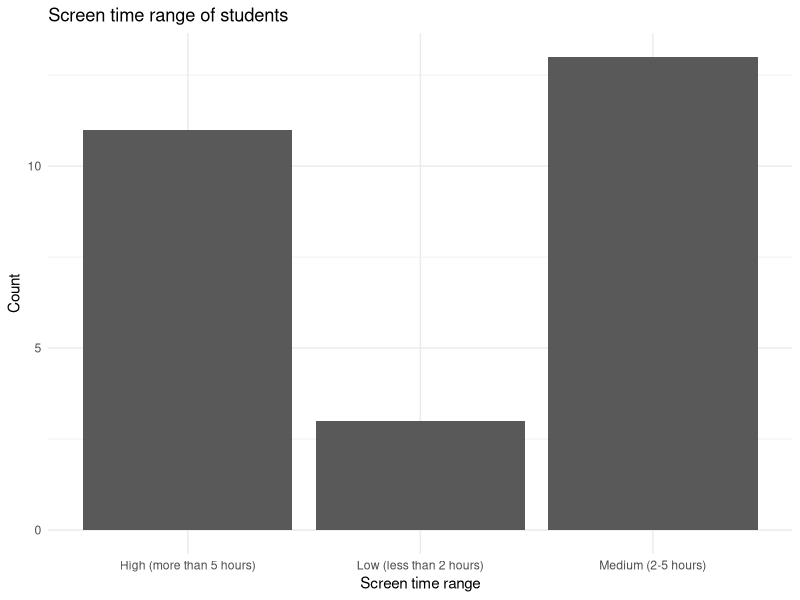
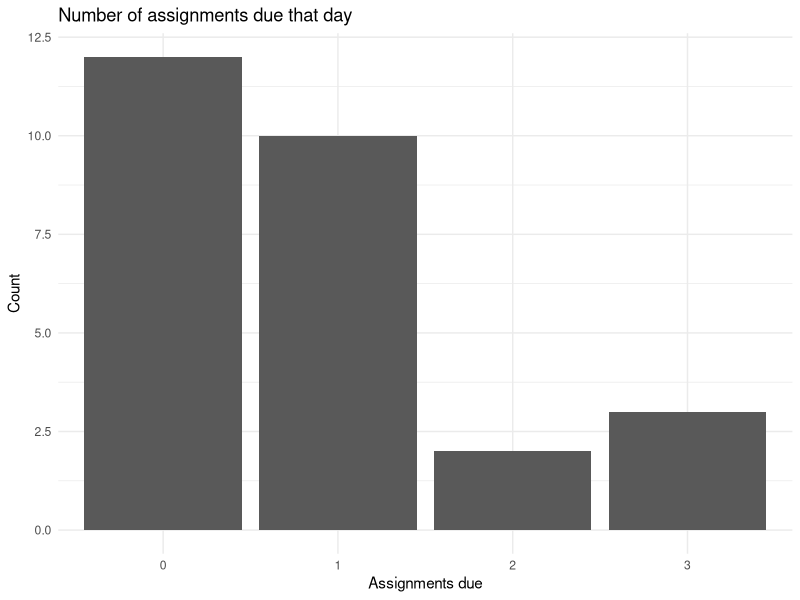

These figures' R source, in order:
## ---- chunk 1
knitr::opts_chunk$set(echo=FALSE, message=FALSE, warning=FALSE, error=FALSE)
library(tidyverse)
## ---- chunk 2
logged_data <- read_csv("STATS 220 Form (Responses) - Form responses 1.csv")

latest_data <- logged_data %>%
  rename(
    hours_uni = `How many hours did you spend at university today? (round to nearest whole number)`,
    phone_pickups = `How many times did you pick up the phone during the day today? (See All App & Website Activity > Scroll down to Pick-Ups)`,
    assignments_due = `How many assignments did you have due today?(including quizzes, labs, assessments)`,
    screen_time = `What screen time range were you in today?`,
    productivity = `How productive did you feel today`
  )

mean_hours <- mean(latest_data$hours_uni, na.rm = TRUE)
mean_pickups <- mean(latest_data$phone_pickups, na.rm = TRUE)
## ---- chunk 3
latest_data %>%
  ggplot(aes(x = screen_time)) +
  geom_bar() +
  labs(
    title = "Screen time range of students",
    x = "Screen time range",
    y = "Count"
 ) +
  theme_minimal()
## ---- chunk 4
latest_data %>%
  ggplot(aes(x = factor(assignments_due))) +
  geom_bar() +
  labs(
    title = "Number of assignments due that day",
    x = "Assignments due",
    y = "Count"
 ) +
  theme_minimal()
